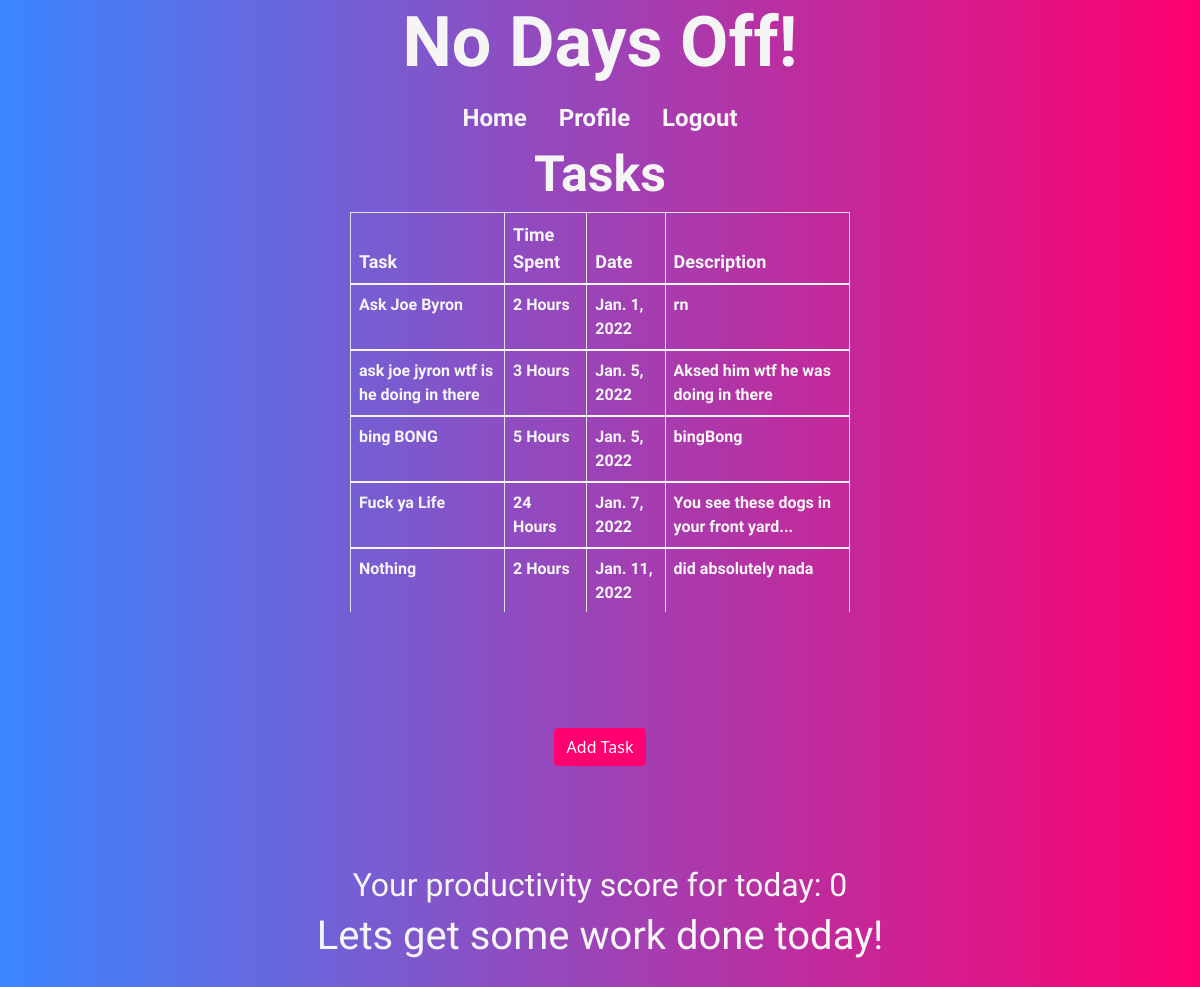
/welcome (signed in), run on the app's committed database.
### main/models.py (models this page shows)
class Task(models.Model):
    title= models.CharField(max_length=200)
    description= models.CharField(max_length=1000)
    day_completed = models.DateField()
    time_spent = models.IntegerField()
    completed_by = models.ForeignKey(User, related_name="tasks_uploaded", on_delete= models.CASCADE)

### main/views.py (the view)
# urls.py: path('welcome', views.welcome),
def welcome(request):
    if 'user_id' in request.session:
        logged_in_user = User.objects.get(id=request.session['user_id'])
        all_tasks = Task.objects.all()
        user_tasks = logged_in_user.tasks_uploaded
        today_date = date.today()
        daily_score =0
        for task in all_tasks:
            if task.day_completed== today_date and task.completed_by == logged_in_user:
                daily_score = daily_score + 1
        message = ""
        if daily_score > 2:
            message="You're on a roll today keep it up!"
        if daily_score == 0:
            message="Lets get some work done today!"
        if daily_score == 1:
            message="Way to get the day started!"
        context = {
        'logged_in_user': logged_in_user,
        'all_tasks' : all_tasks,
        'daily_score': daily_score,
        'today_date': today_date,
        'user_tasks': user_tasks,
        'message':message,
        }
        return render(request,'welcome.html',context)

### main/templates/welcome.html (shortened to what this page needs)
<!DOCTYPE html>
<html lang="en">
<head>
    <link rel="stylesheet" href="static/css/style.css">
    <link href="https://cdn.jsdelivr.net/npm/bootstrap@5.1.3/dist/css/bootstrap.min.css" rel="stylesheet">
</head>
<body>
    <div class="title">
        <h1 class="title">No Days Off!</h1>
      </div>
      <ul class="nav justify-content-center">
        <li class="nav-item">
          <a class="nav-link active" aria-current="page" href="#">Home</a>
        </li>
        <li class="nav-item">
          <a class="nav-link" href="/profile">Profile</a>
        </li>
        <li class="nav-item">
          <a class="nav-link" href="/logout">Logout</a>
        </li>
      </ul>
      <div class="title2">
        <h1 class="title2">Tasks</h1>
      </div>
    <div class="table_container">
        <table class="table table-hover table-bordered table-responsive">
            <thead>
              <tr>
                <th scope="col">Task</th>
                <th scope="col">Time Spent</th>
                <th scope="col">Date</th>
                <th scope="col">Description</th>
              </tr>
            </thead>
            <tbody>
              <tr>
                {% for task in all_tasks%}
                {%if task.completed_by == logged_in_user%}
                <td>{{task.title}}</td>
                <td> {{task.time_spent}} Hours</td>
                <td> {{task.day_completed}}</td>
                <td> {{task.description}}</td>
              </tr>
            </tbody>
            {%endif%}
            {% endfor %}
          </table>
          </div>
          <div class="modal_container">
      <button type="button" class="btn btn-danger" data-bs-toggle="modal" data-bs-target="#exampleModal">
        Add Task
      </button>
      </div>
       <div class="footer">
        <h2>Your productivity score for today: {{daily_score}}  </h2>
      </div>
      <div class="footer2">
        <h2> <h1>{{message}}</h1>  </h2>
      </div>
</body>
</html>

### main/static/css/style.css (style rules this page uses)
body { background-image: linear-gradient(to right, #3a86ff, #ff006e); }
.btn-danger { background-color: #ff006e !important; border-color: #ff006e !important; }
.title { display: flex; justify-content: center; color: whitesmoke; }
.title2 { display: flex; justify-content: center; color: whitesmoke; }
h1.title { font-size: 70px; font-family: 'Poiret One', cursive; font-weight: bolder; }
h1.title2 { font-size: 50px; font-family: 'Poiret One', cursive; font-weight: bolder; }
.footer { display: flex; justify-content: center; color: whitesmoke; font-family: 'Poiret One', cursive; font-weight: bolder; padding-top: 100px; }
.footer2 { display: flex; justify-content: center; color: whitesmoke; font-family: 'Poiret One', cursive; font-weight: bolder; }
a.nav-link { color: whitesmoke; font-family: 'Poiret One', cursive; font-weight: bolder; font-size: x-large; }
table { color: whitesmoke !important; width: 500px !important; max-height: 400px ; overflow: auto !important; font-family: 'Poiret One', cursive; font-weight: bolder; display: inline-block; }
.table_container { margin-left: auto; margin-right: auto; justify-content: center; display: flex; }
th { font-size: 18px; }
.modal_container { display: flex; justify-content: center; padding-top: 100px; }

### data on the page
Task: title "Ask Joe Byron", time_spent "2", day_completed "Jan. 1, 2022", description "rn"
Task: title "ask joe jyron wtf is he doing in there", time_spent "3", day_completed "Jan. 5, 2022", description "Aksed him wtf he was doing in there"
Task: title "bing BONG", time_spent "5", day_completed "Jan. 5, 2022", description "bingBong"
Task: title "Fuck ya Life", time_spent "24", day_completed "Jan. 7, 2022", description "You see these dogs in your front yard..."
Task: title "Nothing", time_spent "2", day_completed "Jan. 11, 2022", description "did absolutely nada"

### other printed values
{{ daily_score }} "0"
{{ message }} "Lets get some work done today!"
